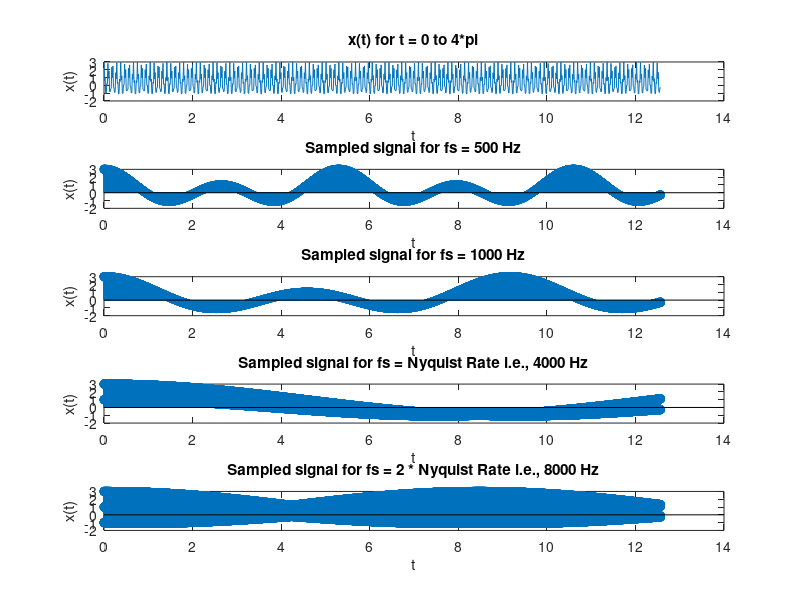

Source code (MATLAB):
A = 4 * pi;
Nq = 2000;
t = linspace(0,A,1001);

x1 = cos(2 * pi * 1000 * t);

x2 = x1 .* x1 ;

x3 = real(exp(-1i * 2 * pi * 2000 * t));

x = x1 + x2 + x3;

subplot(5,1,1)
plot(t,x)
xlabel("t")
ylabel("x(t)")
title("x(t) for t = 0 to 4*pi")


fs = 500;
noOfSamples = round(A * fs);
s = linspace(0,A,noOfSamples);
x1 = cos(2 * pi * 1000 * s);

x2 = x1 .* x1 ;

x3 = real(exp(-1i * 2 * pi * 2000 * s));

x = x1 + x2 + x3;

subplot(5,1,2)
stem(s,x)
xlabel("t")
ylabel("x(t)")
title("Sampled signal for fs = 500 Hz")

fs = 1000;
noOfSamples = round(A * fs);
s = linspace(0,A,noOfSamples);
x1 = cos(2 * pi * 1000 * s);

x2 = x1 .* x1 ;

x3 = real(exp(-1i * 2 * pi * 2000 * s)); 

x = x1 + x2 + x3;

subplot(5,1,3)
stem(s,x)
xlabel("t")
ylabel("x(t)")
title("Sampled signal for fs = 1000 Hz")


fs = Nq;
noOfSamples = round(A * fs);
s = linspace(0,A,noOfSamples);
x1 = cos(2 * pi * 1000 * s);

x2 = x1 .* x1 ;

x3 = real(exp(-1i * 2 * pi * 2000 * s));

x = x1 + x2 + x3;

subplot(5,1,4)
stem(s,x)
xlabel("t")
ylabel("x(t)")
title("Sampled signal for fs = Nyquist Rate i.e., 4000 Hz")

fs = 2 * Nq;
noOfSamples = round(A * fs);
s = linspace(0,A,noOfSamples);
x1 = cos(2 * pi * 1000 * s);

x2 = x1 .* x1 ;

x3 = real(exp(-1i * 2 * pi * 2000 * s));

x = x1 + x2 + x3;

subplot(5,1,5)
stem(s,x)
xlabel("t")
ylabel("x(t)")
title("Sampled signal for fs = 2 * Nyquist Rate i.e., 8000 Hz")